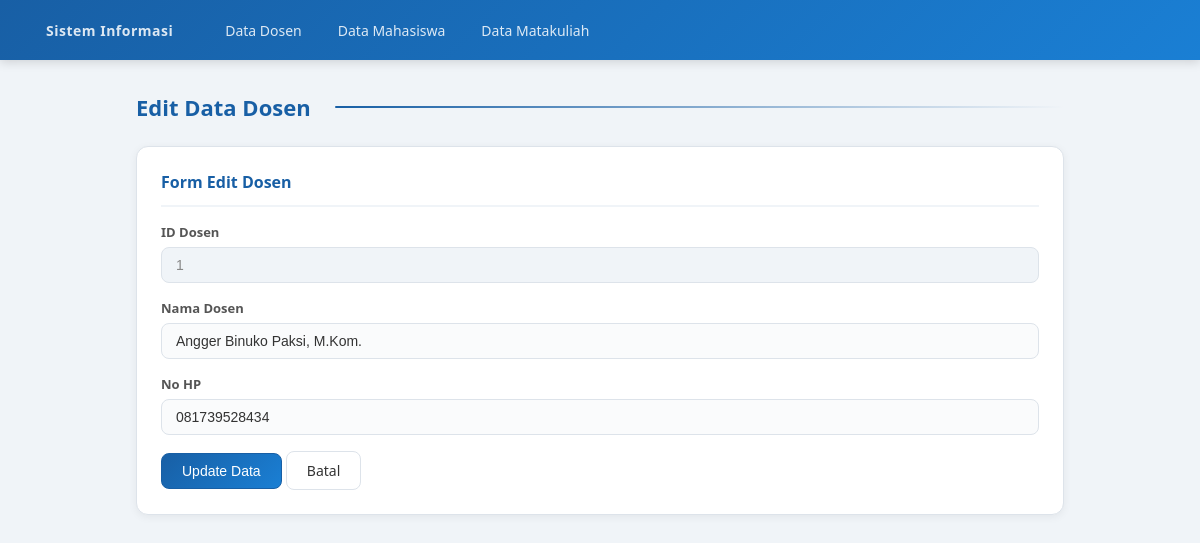
Screenshot of /editdosen.php?idDosen=1 with the database file from the repository.
### tables this page shows
CREATE TABLE `t_dosen` (
  `idDosen` int(11) NOT NULL,
  `namaDosen` varchar(50) NOT NULL,
  `noHP` varchar(25) DEFAULT NULL
);

### editdosen.php (the view, shortened to what this page needs)
<?php
$db   = new Database();
$conn = $db->conn;
if (isset($_GET['idDosen'])) {
    $id = $_GET['idDosen'];
    $stmt = $conn->prepare(
        "SELECT * FROM t_dosen WHERE idDosen = ?"
    );
    $stmt->bind_param("i", $id);
    $stmt->execute();
    $result = $stmt->get_result();
    $data   = $result->fetch_assoc();
    $idDosen   = $data['idDosen'];
    $namaDosen = $data['namaDosen'];
    $noHP      = $data['noHP'];
} else {
    header("location:viewdosen.php");
}
?>
<!DOCTYPE html>
<html>
<head>
    <link rel="stylesheet" href="style.css">
</head>
<body>
<nav class="navbar">
    <a href="viewdosen.php" class="navbar-brand">Sistem Informasi</a>
    <a href="viewdosen.php">Data Dosen</a>
    <a href="viewmahasiswa.php">Data Mahasiswa</a>
    <a href="viewmatakuliah.php">Data Matakuliah</a>
</nav>
<div class="page-wrapper">
    <div class="page-title">Edit Data Dosen</div>
    <div class="card">
        <div class="card-header">Form Edit Dosen</div>
        <form action="proses_editdosen.php" method="post">
            <div class="form-group">
                <label>ID Dosen</label>
                <input type="text" value="<?= $idDosen ?>" disabled>
            </div>
            <div class="form-group">
                <label>Nama Dosen</label>
                <input type="text" name="namaDosen"
                       value="<?= htmlspecialchars($namaDosen) ?>">
            </div>
            <div class="form-group">
                <label>No HP</label>
                <input type="text" name="noHP"
                       value="<?= htmlspecialchars($noHP) ?>">
            </div>
            <input type="submit" name="edit" value="Update Data" class="btn btn-primary">
            <a href="viewdosen.php" class="btn">Batal</a>
        </form>
    </div>
</div>
</body>
</html>

### style.css (style rules this page uses)
* { margin: 0; padding: 0; box-sizing: border-box; }
body { font-family: 'Segoe UI', Arial, sans-serif; background-color: #f0f4f8; color: #333; min-height: 100vh; display: flex; flex-direction: column; }
.navbar { background: linear-gradient(135deg, #185FA5 0%, #1a7fd4 100%); padding: 0 2rem; display: flex; align-items: center; gap: 0.5rem; height: 60px; box-shadow: 0 2px 10px rgba(0,0,0,0.15); position: sticky; top: 0; z-index: 100; }
.navbar-brand { color: #fff; font-size: 18px; font-weight: bold; text-decoration: none; margin-right: 1rem; letter-spacing: 0.5px; }
.navbar a { color: rgba(255,255,255,0.85); text-decoration: none; font-size: 14px; padding: 6px 14px; border-radius: 6px; transition: all 0.2s; }
.page-wrapper { max-width: 960px; margin: 2rem auto; padding: 0 1rem; flex: 1; width: 100%; }
.page-title { font-size: 22px; font-weight: bold; margin-bottom: 1.5rem; color: #185FA5; display: flex; align-items: center; gap: 0.5rem; }
.page-title::after { content: ''; flex: 1; height: 2px; background: linear-gradient(to right, #185FA5, transparent); margin-left: 1rem; border-radius: 2px; }
.card { background: #fff; border: 1px solid #dde3ea; border-radius: 12px; padding: 1.5rem; margin-bottom: 1.5rem; box-shadow: 0 2px 8px rgba(0,0,0,0.06); transition: box-shadow 0.2s; }
.card-header { font-size: 16px; font-weight: bold; margin-bottom: 1rem; padding-bottom: 0.75rem; border-bottom: 2px solid #f0f4f8; color: #185FA5; display: flex; align-items: center; gap: 0.5rem; }
.form-group { margin-bottom: 1rem; }
.form-group label { display: block; font-size: 13px; color: #555; margin-bottom: 6px; font-weight: 600; }
.form-group input { width: 100%; padding: 9px 14px; border: 1px solid #dde3ea; border-radius: 8px; font-size: 14px; background: #fafbfc; color: #333; transition: all 0.2s; }
.form-group input:disabled { background: #f0f4f8; color: #888; cursor: not-allowed; }
.btn { padding: 9px 20px; border-radius: 8px; font-size: 14px; cursor: pointer; border: 1px solid #dde3ea; background: #fff; color: #333; text-decoration: none; display: inline-block; transition: all 0.2s; font-weight: 500; }
.btn-primary { background: linear-gradient(135deg, #185FA5, #1a7fd4); color: #fff; border-color: #185FA5; }

### rows the page displays
t_dosen: idDosen "1", namaDosen "Angger Binuko Paksi, M.Kom.", noHP "081739528434"
